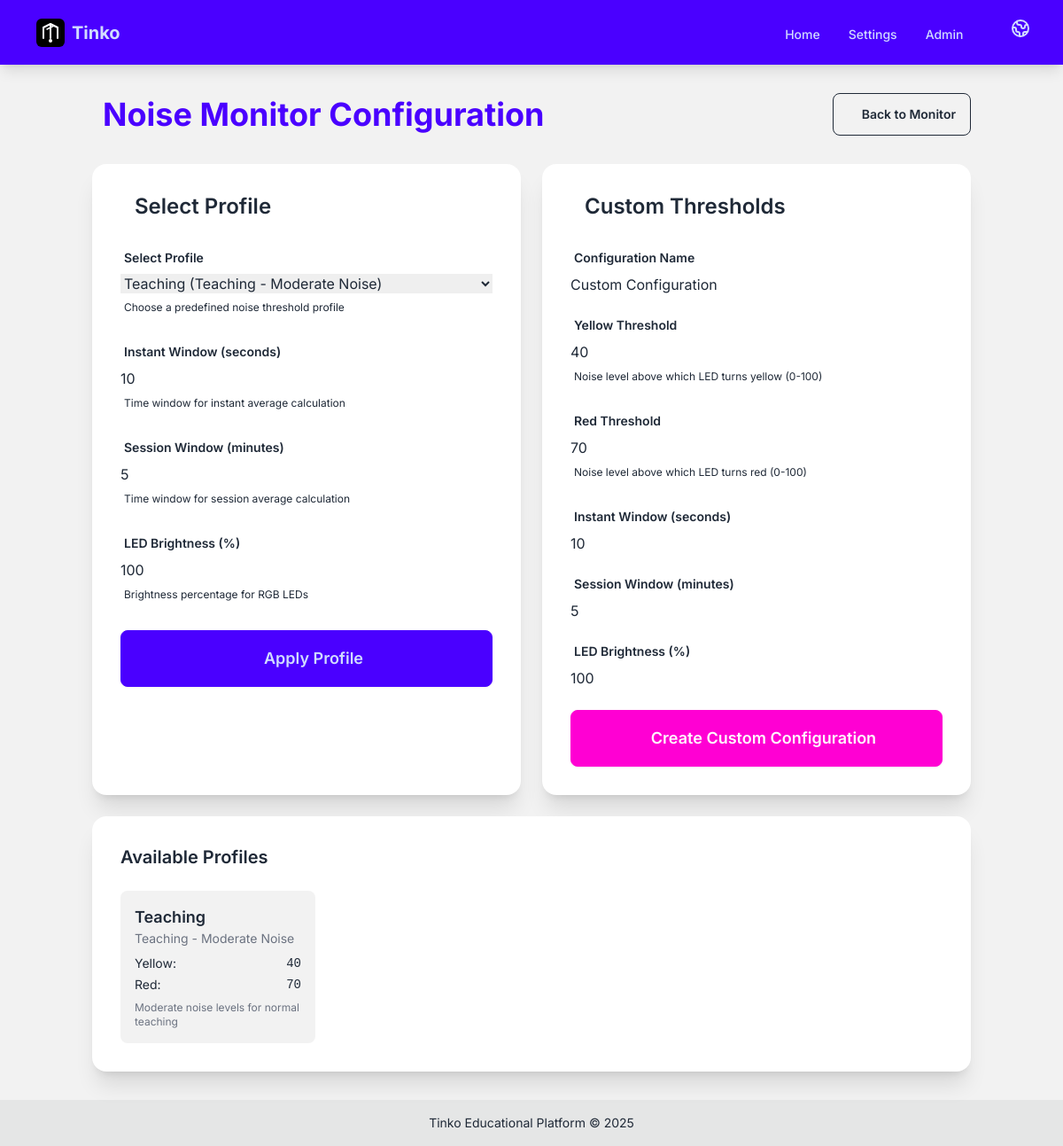
The app's page /plugins/edupi/noise_monitor/config/ with its own data.
### plugins/edupi/noise_monitor/models.py (models this page shows, shortened)
class NoiseProfile(models.Model):
    class ProfileType(models.TextChoices):
        TEST = "test", _("Test - Silent Mode")
        TEACHING = "teaching", _("Teaching - Moderate Noise")
        GROUP_WORK = "group_work", _("Group Work - Higher Tolerance")
        CUSTOM = "custom", _("Custom - User Defined")
    profile_type = models.CharField(
        max_length=20,
        choices=ProfileType.choices,
        default=ProfileType.TEACHING,
        unique=True,
        help_text=_("Type of noise profile"),
    )
    name = models.CharField(
        max_length=100,
        help_text=_("Display name for this profile"),
    )
    description = models.TextField(
        blank=True,
        help_text=_("Description of when to use this profile"),
    )
    yellow_threshold = models.PositiveIntegerField(
        default=40,
        help_text=_("Noise level above which LED turns yellow (0-100)"),
    )
    red_threshold = models.PositiveIntegerField(
        default=70,
        help_text=_("Noise level above which LED turns red (0-100)"),
    )
    is_active = models.BooleanField(
        default=True,
        help_text=_("Whether this profile is active"),
    )
    created_at = models.DateTimeField(auto_now_add=True)
    updated_at = models.DateTimeField(auto_now=True)
    class Meta:
        app_label = "edupi_noise_monitor"
        verbose_name = _("Noise Profile")
        verbose_name_plural = _("Noise Profiles")
        ordering = ["profile_type"]
    def __str__(self):
        return f"{self.name} ({self.get_profile_type_display()})"

### plugins/edupi/noise_monitor/views.py (the view, shortened to what this page needs)
# urls.py: path("config/", views.NoiseMonitorConfigView.as_view(), name="config"),
class NoiseMonitorConfigView(FormView):
    template_name = "noise_monitor/config_form.html"
    form_class = ProfileSelectForm
    success_url = reverse_lazy("noise_monitor:dashboard")
    def get_context_data(self, **kwargs):
        context = super().get_context_data(**kwargs)
        context["custom_form"] = CustomThresholdForm()
        context["profiles"] = NoiseProfile.objects.filter(is_active=True)
        return context

### plugins/edupi/noise_monitor/forms.py
class ProfileSelectForm(forms.Form):
    profile = forms.ModelChoiceField(
        queryset=NoiseProfile.objects.filter(is_active=True),
        label=_("Select Profile"),
        help_text=_("Choose a predefined noise threshold profile"),
        empty_label=None,
    )
    instant_window_seconds = forms.IntegerField(
        min_value=5,
        max_value=60,
        initial=10,
        label=_("Instant Window (seconds)"),
        help_text=_("Time window for instant average calculation"),
    )
    session_window_minutes = forms.IntegerField(
        min_value=1,
        max_value=30,
        initial=5,
        label=_("Session Window (minutes)"),
        help_text=_("Time window for session average calculation"),
    )
    led_brightness = forms.IntegerField(
        min_value=10,
        max_value=100,
        initial=100,
        label=_("LED Brightness (%)"),
        help_text=_("Brightness percentage for RGB LEDs"),
    )
    def __init__(self, *args, **kwargs):
        super().__init__(*args, **kwargs)
        self.fields["profile"].queryset = NoiseProfile.objects.filter(
            is_active=True
        ).order_by("profile_type")

### plugins/edupi/noise_monitor/templates/noise_monitor/config_form.html (shortened to what this page needs)
{% extends "base.html" %}
{% load i18n %}
{% block content %}
<div class="container mx-auto px-4 py-8">
    <div class="flex justify-between items-center mb-8">
        <h1 class="text-4xl font-bold text-primary">
            {% trans "Noise Monitor Configuration" %}
        </h1>
        <a href="{% url 'noise_monitor:dashboard' %}" class="btn btn-outline">
            {% trans "Back to Monitor" %}
        </a>
    </div>
    <div class="grid grid-cols-1 lg:grid-cols-2 gap-6">
        <div class="card bg-base-100 shadow-xl">
            <div class="card-body">
                <h2 class="card-title text-2xl mb-4">
                    {% trans "Select Profile" %}
                </h2>
                <form method="post" action="{% url 'noise_monitor:config' %}">
                    <div class="space-y-4">
                        <div class="form-control">
                            <label class="label">
                                <span class="label-text font-semibold">{{ form.profile.label }}</span>
                            </label>
                            {{ form.profile }}
                            {% if form.profile.help_text %}
                                <label class="label">
                                    <span class="label-text-alt">{{ form.profile.help_text }}</span>
                                </label>
                            {% endif %}
                        </div>
                        <div class="form-control">
                            <label class="label">
                                <span class="label-text font-semibold">{{ form.instant_window_seconds.label }}</span>
                            </label>
                            {{ form.instant_window_seconds }}
                            {% if form.instant_window_seconds.help_text %}
                                <label class="label">
                                    <span class="label-text-alt">{{ form.instant_window_seconds.help_text }}</span>
                                </label>
                            {% endif %}
                        </div>
                        <div class="form-control">
                            <label class="label">
                                <span class="label-text font-semibold">{{ form.session_window_minutes.label }}</span>
                            </label>
                            {{ form.session_window_minutes }}
                            {% if form.session_window_minutes.help_text %}
                                <label class="label">
                                    <span class="label-text-alt">{{ form.session_window_minutes.help_text }}</span>
                                </label>
                            {% endif %}
                        </div>
                        <div class="form-control">
                            <label class="label">
                                <span class="label-text font-semibold">{{ form.led_brightness.label }}</span>
                            </label>
                            {{ form.led_brightness }}
                            {% if form.led_brightness.help_text %}
                                <label class="label">
                                    <span class="label-text-alt">{{ form.led_brightness.help_text }}</span>
                                </label>
                            {% endif %}
                        </div>
                    </div>
                    <div class="mt-6">
                        <button type="submit" class="btn btn-primary btn-block btn-lg">
                            {% trans "Apply Profile" %}
                        </button>
                    </div>
                </form>
            </div>
        </div>
        <div class="card bg-base-100 shadow-xl">
            <div class="card-body">
                <h2 class="card-title text-2xl mb-4">
                    {% trans "Custom Thresholds" %}
                </h2>
                <form method="post" action="{% url 'noise_monitor:custom_config' %}">
                    <div class="space-y-4">
                        <div class="form-control">
                            <label class="label">
                                <span class="label-text font-semibold">{{ custom_form.name.label }}</span>
                            </label>
                            {{ custom_form.name }}
                        </div>
                        <div class="form-control">
                            <label class="label">
                                <span class="label-text font-semibold">{{ custom_form.yellow_threshold.label }}</span>
                            </label>
                            {{ custom_form.yellow_threshold }}
                            {% if custom_form.yellow_threshold.help_text %}
                                <label class="label">
                                    <span class="label-text-alt">{{ custom_form.yellow_threshold.help_text }}</span>
                                </label>
                            {% endif %}
                        </div>
                        <div class="form-control">
                            <label class="label">
                                <span class="label-text font-semibold">{{ custom_form.red_threshold.label }}</span>
                            </label>
                            {{ custom_form.red_threshold }}
                            {% if custom_form.red_threshold.help_text %}
                                <label class="label">
                                    <span class="label-text-alt">{{ custom_form.red_threshold.help_text }}</span>
                                </label>
                            {% endif %}
                        </div>
                        <div class="form-control">
                            <label class="label">
                                <span class="label-text font-semibold">{{ custom_form.instant_window_seconds.label }}</span>
                            </label>
                            {{ custom_form.instant_window_seconds }}
                        </div>
                        <div class="form-control">
                            <label class="label">
                                <span class="label-text font-semibold">{{ custom_form.session_window_minutes.label }}</span>
                            </label>
                            {{ custom_form.session_window_minutes }}
                        </div>
                        <div class="form-control">
                            <label class="label">
                                <span class="label-text font-semibold">{{ custom_form.led_brightness.label }}</span>
                            </label>
                            {{ custom_form.led_brightness }}
                        </div>
                    </div>
                    <div class="mt-6">
                        <button type="submit" class="btn btn-secondary btn-block btn-lg">
                            {% trans "Create Custom Configuration" %}
                        </button>
                    </div>
                </form>
            </div>
        </div>
    </div>
    <div class="card bg-base-100 shadow-xl mt-6">
        <div class="card-body">
            <h2 class="card-title text-xl mb-4">{% trans "Available Profiles" %}</h2>
            <div class="grid grid-cols-1 md:grid-cols-2 lg:grid-cols-4 gap-4">
                {% for profile in profiles %}
                    <div class="bg-base-200 p-4 rounded-lg">
                        <h3 class="font-semibold text-lg">{{ profile.name }}</h3>
                        <p class="text-sm text-gray-500 mb-2">{{ profile.get_profile_type_display }}</p>
                        <div class="space-y-1 text-sm">
                            <div class="flex justify-between">
                                <span>{% trans "Yellow:" %}</span>
                                <span class="font-mono">{{ profile.yellow_threshold }}</span>
                            </div>
                            <div class="flex justify-between">
                                <span>{% trans "Red:" %}</span>
                                <span class="font-mono">{{ profile.red_threshold }}</span>
                            </div>
                        </div>
                        {% if profile.description %}
                            <p class="text-xs text-gray-500 mt-2">{{ profile.description }}</p>
                        {% endif %}
                    </div>
                {% empty %}
                    <p class="text-gray-500 col-span-full text-center">
                        {% trans "No profiles available. Default profiles will be created automatically." %}
                    </p>
                {% endfor %}
            </div>
        </div>
    </div>
</div>
{% endblock %}

### templates/base.html (style rules this page uses)
body { font-family: 'Inter', sans-serif; }

### plugins/edupi/noise_monitor/templates/noise_monitor/config_form.html (style rules this page uses)
input[type="number"], select { @apply input input-bordered w-full; }

### records on screen
NoiseProfile: name "Teaching", profile_type "Teaching - Moderate Noise", yellow_threshold "40", red_threshold "70", description "Moderate noise levels for normal teaching"

### other values on screen
{{ custom_form.name.label }} "Configuration Name"
{{ custom_form.yellow_threshold.label }} "Yellow Threshold"
{{ custom_form.yellow_threshold.help_text }} "Noise level above which LED turns yellow (0-100)"
{{ custom_form.red_threshold.label }} "Red Threshold"
{{ custom_form.red_threshold.help_text }} "Noise level above which LED turns red (0-100)"
{{ custom_form.instant_window_seconds.label }} "Instant Window (seconds)"
{{ custom_form.session_window_minutes.label }} "Session Window (minutes)"
{{ custom_form.led_brightness.label }} "LED Brightness (%)"
